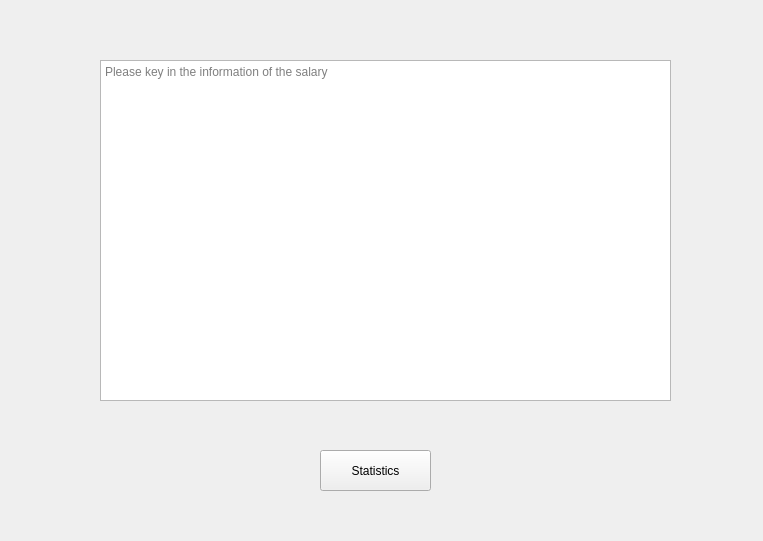
<?xml version="1.0" encoding="UTF-8"?>
<ui version="4.0">
 <class>Form</class>
 <widget class="QWidget" name="Form">
  <property name="geometry">
   <rect>
    <x>0</x>
    <y>0</y>
    <width>763</width>
    <height>541</height>
   </rect>
  </property>
  <property name="windowTitle">
   <string>Salary stats</string>
  </property>
  <widget class="QPushButton" name="button">
   <property name="geometry">
    <rect>
     <x>320</x>
     <y>450</y>
     <width>111</width>
     <height>41</height>
    </rect>
   </property>
   <property name="text">
    <string>Statistics</string>
   </property>
  </widget>
  <widget class="QPlainTextEdit" name="textEdit">
   <property name="geometry">
    <rect>
     <x>100</x>
     <y>60</y>
     <width>571</width>
     <height>341</height>
    </rect>
   </property>
   <property name="placeholderText">
    <string>Please key in the information of the salary</string>
   </property>
  </widget>
 </widget>
 <resources/>
 <connections/>
</ui>
